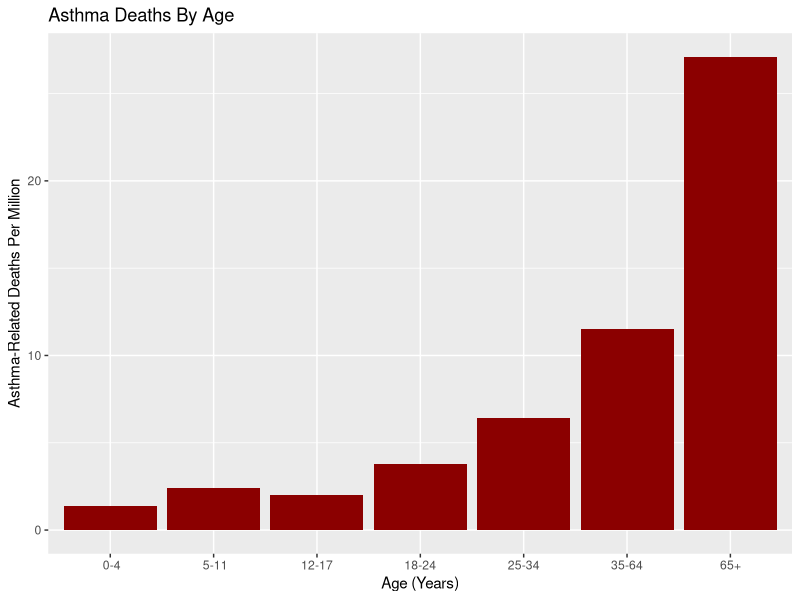

This chart was generated by the following R code:
## ---- chunk 1
knitr::opts_chunk$set(echo = TRUE)
## ---- chunk 2
library(ggplot2)

age <- data.frame(category = c(" 0-4", " 5-11", "12-17", "18-24", "25-34", "35-64", "65+"), value = c(1.4, 2.4, 2.0, 3.8, 6.4, 11.5, 27.1))

ggplot(age, aes(x = category, y = value)) +
  geom_bar(stat = "identity", fill = "darkred") + # stat="identity" uses y-values directly
  labs(title = "Asthma Deaths By Age",x = "Age (Years)",y = "Asthma-Related Deaths Per Million")

